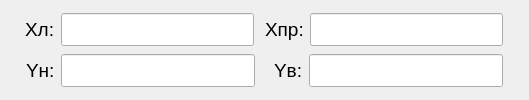
        <widget class="QWidget" name="clipPage">
         <layout class="QVBoxLayout" name="verticalLayout_4">
          <item>
           <layout class="QHBoxLayout" name="horizontalLayout_32">
            <item>
             <spacer name="horizontalSpacer_42">
              <property name="orientation">
               <enum>Qt::Horizontal</enum>
              </property>
              <property name="sizeType">
               <enum>QSizePolicy::Fixed</enum>
              </property>
              <property name="sizeHint" stdset="0">
               <size>
                <width>14</width>
                <height>20</height>
               </size>
              </property>
             </spacer>
            </item>
            <item>
             <layout class="QHBoxLayout" name="horizontalLayout_28">
              <item>
               <widget class="QLabel" name="label_19">
                <property name="sizePolicy">
                 <sizepolicy hsizetype="Fixed" vsizetype="Preferred">
                  <horstretch>0</horstretch>
                  <verstretch>0</verstretch>
                 </sizepolicy>
                </property>
                <property name="font">
                 <font>
                  <pointsize>14</pointsize>
                 </font>
                </property>
                <property name="text">
                 <string>Xл:</string>
                </property>
               </widget>
              </item>
              <item>
               <widget class="QLineEdit" name="lineEditXl">
                <property name="font">
                 <font>
                  <pointsize>16</pointsize>
                 </font>
                </property>
               </widget>
              </item>
             </layout>
            </item>
            <item>
             <spacer name="horizontalSpacer_66">
              <property name="orientation">
               <enum>Qt::Horizontal</enum>
              </property>
              <property name="sizeType">
               <enum>QSizePolicy::Fixed</enum>
              </property>
              <property name="sizeHint" stdset="0">
               <size>
                <width>5</width>
                <height>20</height>
               </size>
              </property>
             </spacer>
            </item>
            <item>
             <layout class="QHBoxLayout" name="horizontalLayout_31">
              <item>
               <widget class="QLabel" name="label_23">
                <property name="sizePolicy">
                 <sizepolicy hsizetype="Fixed" vsizetype="Preferred">
                  <horstretch>0</horstretch>
                  <verstretch>0</verstretch>
                 </sizepolicy>
                </property>
                <property name="font">
                 <font>
                  <pointsize>14</pointsize>
                 </font>
                </property>
                <property name="text">
                 <string>Xпр:</string>
                </property>
               </widget>
              </item>
              <item>
               <widget class="QLineEdit" name="lineEditXr">
                <property name="font">
                 <font>
                  <pointsize>16</pointsize>
                 </font>
                </property>
               </widget>
              </item>
             </layout>
            </item>
            <item>
             <spacer name="horizontalSpacer_67">
              <property name="orientation">
               <enum>Qt::Horizontal</enum>
              </property>
              <property name="sizeType">
               <enum>QSizePolicy::Fixed</enum>
              </property>
              <property name="sizeHint" stdset="0">
               <size>
                <width>15</width>
                <height>20</height>
               </size>
              </property>
             </spacer>
            </item>
           </layout>
          </item>
          <item>
           <layout class="QHBoxLayout" name="horizontalLayout_34">
            <item>
             <spacer name="horizontalSpacer_68">
              <property name="orientation">
               <enum>Qt::Horizontal</enum>
              </property>
              <property name="sizeType">
               <enum>QSizePolicy::Fixed</enum>
              </property>
              <property name="sizeHint" stdset="0">
               <size>
                <width>15</width>
                <height>20</height>
               </size>
              </property>
             </spacer>
            </item>
            <item>
             <layout class="QHBoxLayout" name="horizontalLayout_30">
              <item>
               <widget class="QLabel" name="label_21">
                <property name="sizePolicy">
                 <sizepolicy hsizetype="Fixed" vsizetype="Preferred">
                  <horstretch>0</horstretch>
                  <verstretch>0</verstretch>
                 </sizepolicy>
                </property>
                <property name="font">
                 <font>
                  <pointsize>14</pointsize>
                 </font>
                </property>
                <property name="text">
                 <string>Yн:</string>
                </property>
               </widget>
              </item>
              <item>
               <widget class="QLineEdit" name="lineEditYl">
                <property name="font">
                 <font>
                  <pointsize>16</pointsize>
                 </font>
                </property>
               </widget>
              </item>
             </layout>
            </item>
            <item>
             <spacer name="horizontalSpacer_69">
              <property name="orientation">
               <enum>Qt::Horizontal</enum>
              </property>
              <property name="sizeType">
               <enum>QSizePolicy::Fixed</enum>
              </property>
              <property name="sizeHint" stdset="0">
               <size>
                <width>13</width>
                <height>20</height>
               </size>
              </property>
             </spacer>
            </item>
            <item>
             <layout class="QHBoxLayout" name="horizontalLayout_29">
              <item>
               <widget class="QLabel" name="label_20">
                <property name="sizePolicy">
                 <sizepolicy hsizetype="Fixed" vsizetype="Preferred">
                  <horstretch>0</horstretch>
                  <verstretch>0</verstretch>
                 </sizepolicy>
                </property>
                <property name="font">
                 <font>
                  <pointsize>14</pointsize>
                 </font>
                </property>
                <property name="text">
                 <string>Yв:</string>
                </property>
               </widget>
              </item>
              <item>
               <widget class="QLineEdit" name="lineEditYh">
                <property name="font">
                 <font>
                  <pointsize>16</pointsize>
                 </font>
                </property>
               </widget>
              </item>
             </layout>
            </item>
            <item>
             <spacer name="horizontalSpacer_70">
              <property name="orientation">
               <enum>Qt::Horizontal</enum>
              </property>
              <property name="sizeType">
               <enum>QSizePolicy::Fixed</enum>
              </property>
              <property name="sizeHint" stdset="0">
               <size>
                <width>15</width>
                <height>20</height>
               </size>
              </property>
             </spacer>
            </item>
           </layout>
          </item>
         </layout>
        </widget>
